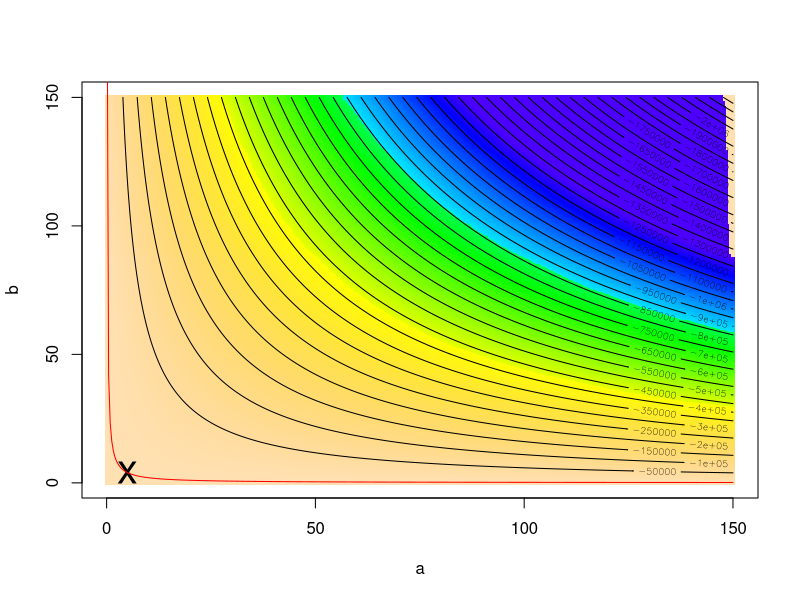
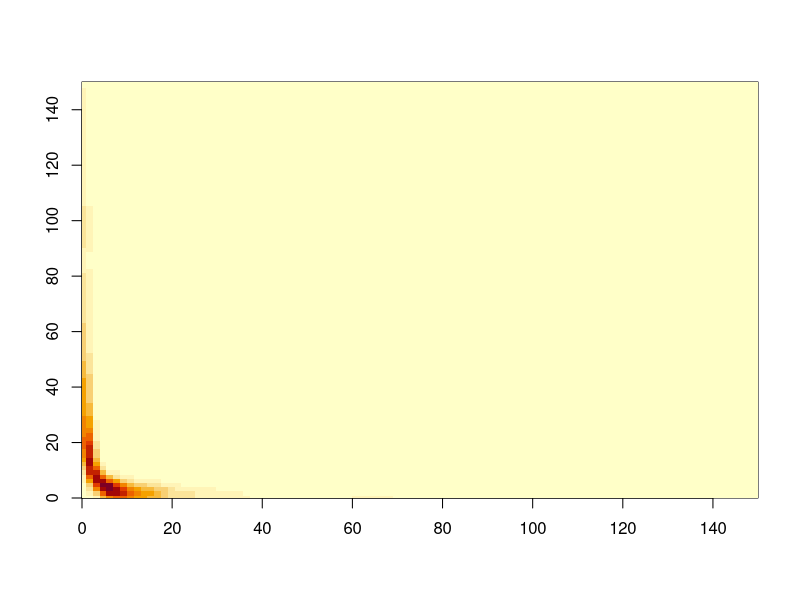
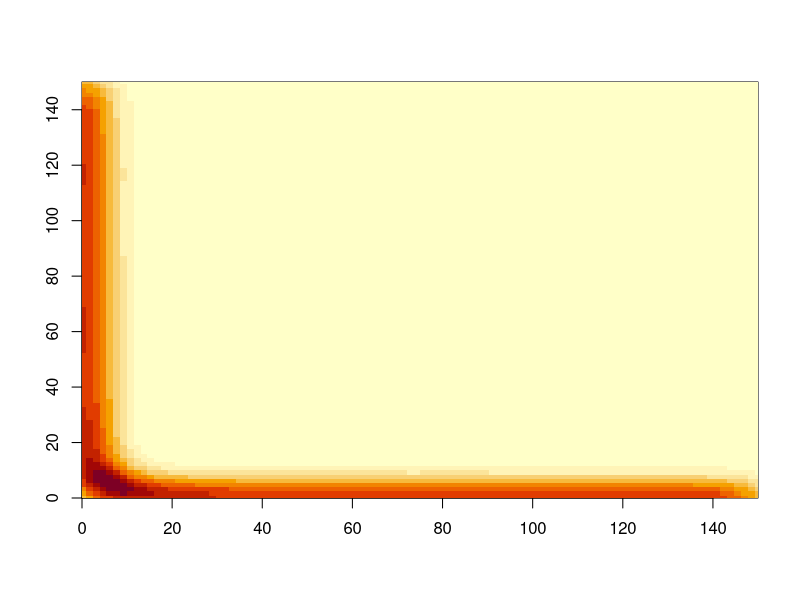

The R source for these figures, in order:
# Panos Toulis, ptoulis@fas.harvard.edu
# Section on MCMC
# Fall 2014, Stat221, Harvard

#
# y ~ Pois(n, a * b), where a, b  in [0, 10]
#
rm(list=ls())
library(MASS)
kBound = 150
kAlpha = 5
kBeta = 4

sample.data <- function(n)
{
  rpois(n, lambda = kAlpha * kBeta)
}

log.lik <- function(a, b, Y)
{
  # Log-likelihood of the data
  sum(dpois(Y, lambda=a*b, log=T))
}

log.prior <- function(a, b)
{
  # No prior for this model (could use something like an Expo -- see below)
  return(0)
  # return(dexp(a, rate=10, log=T))
}

log.posterior <- function(a, b, Y)
{
  log.lik(a, b, Y) + log.prior(a, b)
}

mle <- function(y)
{
  # Example code to compute the MLE given the data
  # Note: The model y ~ Pois(a * b) is misspecified so there are 
  #   multiple MLEs.
  # 
  # Args:
  #   y = vector of values (generated by sample.data)
  # Example:
  #   y = sample.data(100)
  #   mle(y)
  f <- function(par)
  {
    log.lik(par[1], par[2], y)
  }
  x = optim(par=c(0.2,0.6), fn=f, control=list(fnscale=-1), 
            method="L-BFGS-B", lower=c(1e-3, 1e-3))
  print(sprintf("Log-likelihood=%.3f", x$value))
  return(x$par)
}


plot.posterior.density <- function(data)
{
  # Plots the density of the posterior density with contour lines.
  #
  # Args:
  #   data = vector of values (generated by sample.data)
  # Example:
  #   y = sample.data(100)
  #   explore.posterior.density(y)
  a = seq(.1, kBound, length.out=400)
  b = a
  gr = expand.grid(x=a, y=b)
  z = apply(gr, 1, function(par) log.lik(par[1], par[2], data))
  z = matrix(z, nrow=length(a), ncol=length(b))
  print("Summary of likelihood values.")
  print(summary(as.vector(z)))
  print("log-likelihood of the true parameter values")
  print(log.lik(kAlpha, kBeta, data))
  z0 = quantile(z, probs = c(0.1))
  z1 = max(z)
  ncols = 10000
  cols = topo.colors(ncols)
  i = apply(gr, 1, function(par) {
    ll = log.posterior(par[1], par[2], data)
    if(ll < z0) return(0)
    return((ll - z0) / (z1 - z0))
  })
  par(mfrow=c(1, 1))
  # hist(i)
  j = ncols * i
  j[j==0] <- 1
  plot(gr[,1], gr[,2], xlab="a", ylab="b", col=cols[j], pch=".", cex=4)
  contour(a, b, z, nlevels = 50, add=T, cex=2, col="black")
  points(c(kAlpha), c(kBeta), pch="x", cex=2.5)
  lines(a, kAlpha * kBeta / a, col="red")
}

explore.log.lik <- function(data, ndraws=1e4)
{
  # Simply tries random values for (a, b) and computes the likelihood.
  #
  random.par <- function()
  {
    return(runif(2, min=1e-4, max=20))
  }  
  mPar = t(replicate(ndraws, { random.par() }))
  z = apply(mPar, 1, function(row) log.lik(row[1], row[2], data))
  mPar = cbind(mPar, z)
  # order by increasing likelihood
  mPar = mPar[rev(order(z)), ]
}

rgamma.trunc <- function(upper.bound, s, r)
{
  # Sample from truncated gamma. 
  # TODO: Find a better implementation.
  x <- upper.bound + 10
  while(x > upper.bound)
  {
    x = rgamma(1, shape=s, rate=r)
  }
  return(x)
}

plot.chain <- function(mcmc.chain)
{
  mcmc.niters = nrow(mcmc.chain)
  burnin = 0.1 * mcmc.niters
  mcmc.chain = mcmc.chain[burnin:mcmc.niters, ]
  f = kde2d(x=mcmc.chain[, 1], y=mcmc.chain[, 2], n=100)
  image(f, xlim=c(0, kBound), ylim=c(0, kBound))
}

mcmc.gibbs <- function(y, mcmc.niters=1e4)
{
  # Runs Gibbs on the data y
  S = sum(y)  # sufficient statistic
  n = length(y)
  
  mcmc.chain <- matrix(3, nrow=mcmc.niters, ncol=2)
  
  for(i in 2:mcmc.niters)
  {
    beta.last <- mcmc.chain[i-1, 2]
    # Conditionals are truncated gammas.
    alpha <- rgamma.trunc(kBound, s=S+1, r=n * beta.last)
    beta <- rgamma.trunc(kBound, s=S+1,  r=n * alpha)
    mcmc.chain[i, ] <- c(alpha, beta)
  }
  # Plot empirical density
  plot.chain(mcmc.chain)
  return(mcmc.chain)
}

mcmc.mh <- function(y, mcmc.niters=1e4)
{
  # Complete with MH.
  S = sum(y)
  n = length(y)
  mcmc.chain <- matrix(0.1, nrow=mcmc.niters, ncol=2)
  nacc <- 0
  for(i in 2:mcmc.niters)
  {
    mu <- rgamma.trunc(kBound**2, s=S+1, r=n)
    # 1. Current state
    alpha.old = mcmc.chain[i-1, 1]
    beta.old = mcmc.chain[i-1, 2]
    # 2. Propose new state
    #   Respect symmetry in (a,b)
    alpha.new = runif(1, min=mu/kBound, max=kBound)
    beta.new = mu / alpha.new
    if(runif(1) < 0.5)
    {
      beta.new = alpha.new
      alpha.new = mu / beta.new
    }
    # 3. Ratio
    mh.ratio = min(0, log.posterior(alpha.new, beta.new, y) - 
                     log.posterior(alpha.old, beta.old, y))
    if(runif(1) < exp(mh.ratio)) {
      # Accept 
      mcmc.chain[i, ] <- c(alpha.new, beta.new)
      nacc <- nacc + 1
    } else {
      mcmc.chain[i, ] <- c(alpha.old, beta.old)
    }
  }
  # Cut the burnin period.
  print(sprintf("Acceptance ratio %.2f%%", 100 * nacc / mcmc.niters))
  plot.chain(mcmc.chain)
  return(mcmc.chain)
}

y = sample.data(100)
plot.posterior.density(y) 


out = mcmc.gibbs(y, mcmc.niters=1e5)

out = mcmc.mh(y, mcmc.niters=1e5)
















